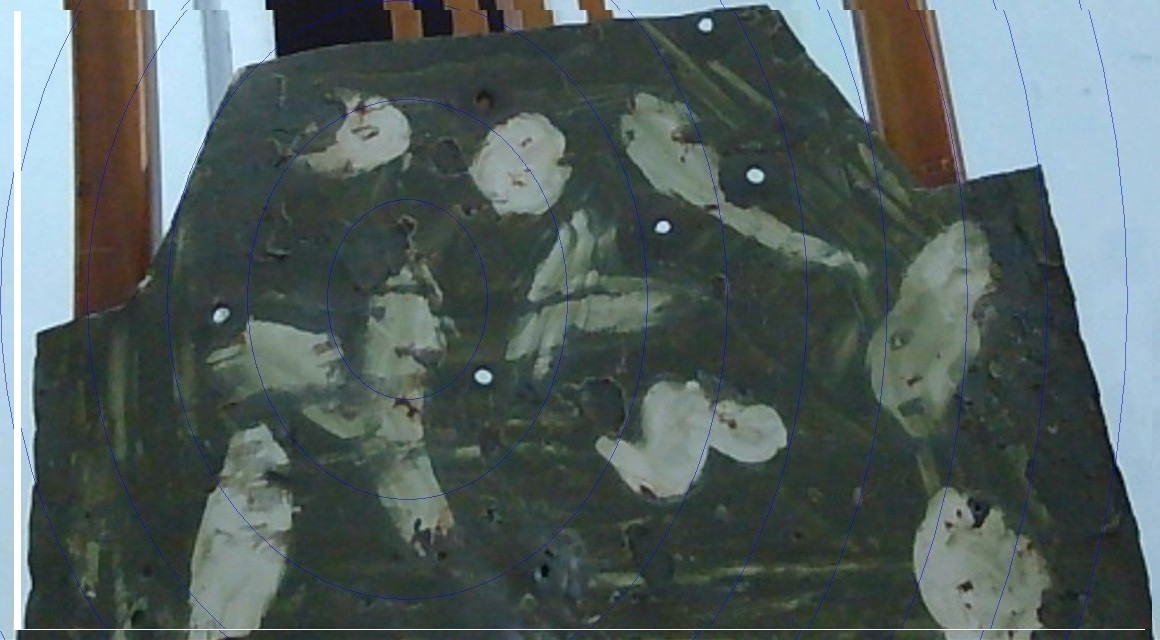
#> input picture test-1-2.jpg, 1160 x 640 px, found by its file name
$ python otsu_thresholding.py
#> lines starting #> are read from the running program, lines starting #| are printed output that depends on the picture; after the words box and inside, x2 and y2 are one past the last pixel; in counts of white or black regions, pixels touching at a corner belong together
import cv2

# Load the image in grayscale
image = cv2.imread('./Images/Lane1/test-1-2.jpg', cv2.IMREAD_GRAYSCALE)
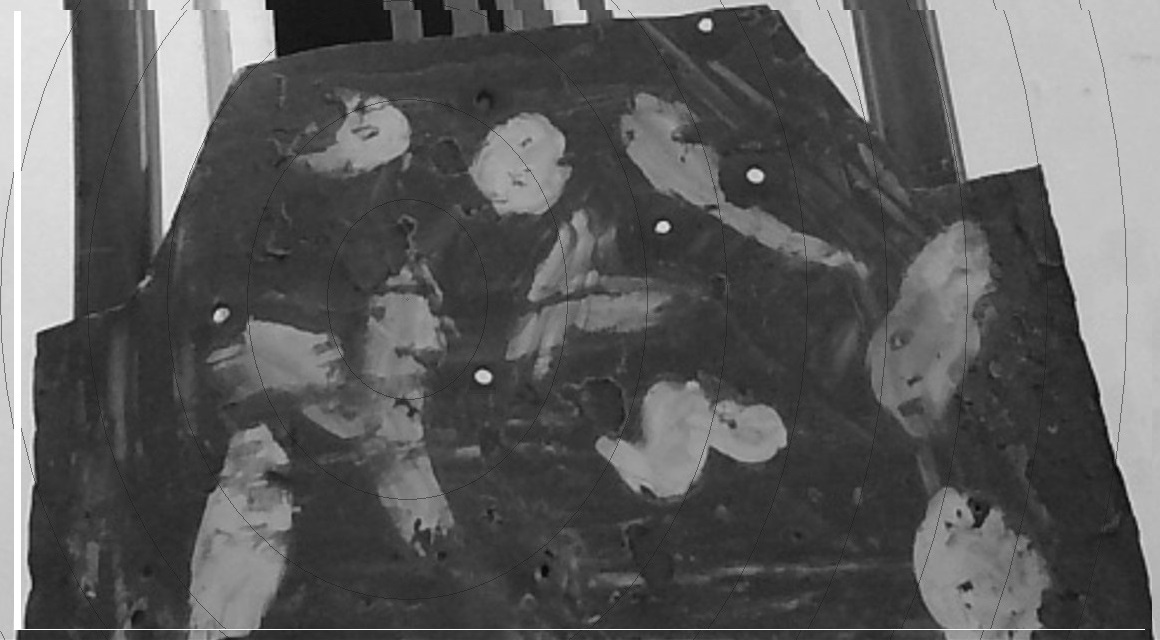
#> image: shape (640, 1160); min 4, max 255, mean 92.8

# Apply Otsu's thresholding
_, otsu_thresh = cv2.threshold(image, 0, 255, cv2.THRESH_BINARY + cv2.THRESH_OTSU)
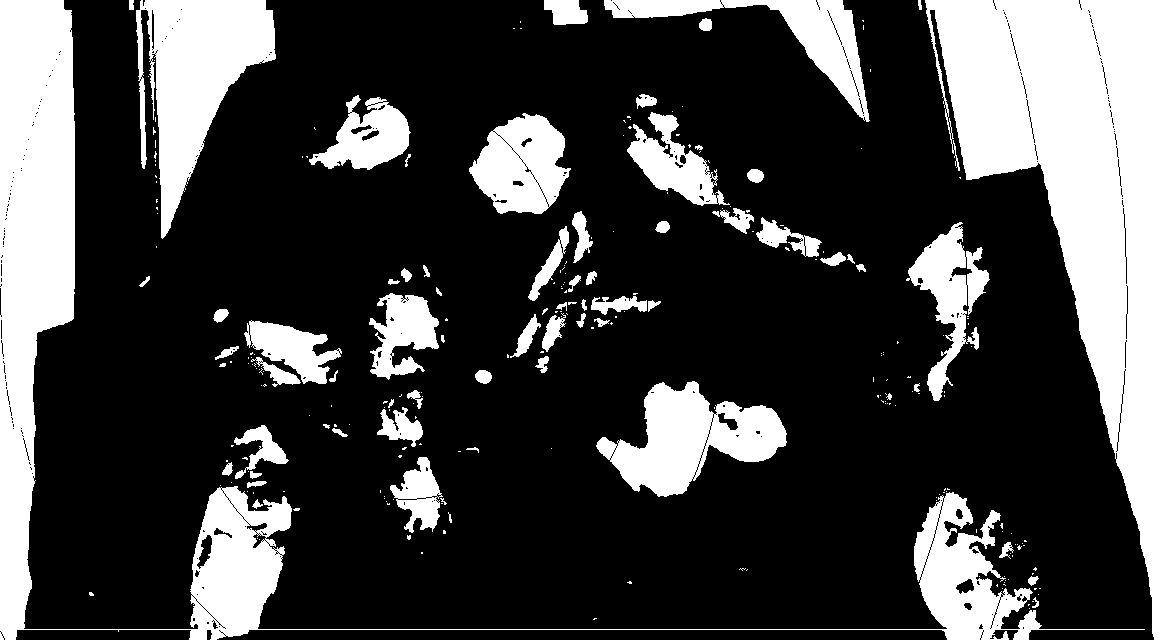
#> otsu_thresh: shape (640, 1160); 26% white; 261 white regions (193 under 20 px), largest, box (x1, y1, x2, y2) and area: (925, 0, 1160, 640) 63423, (0, 0, 1145, 640) 54468, (136, 0, 276, 239) 16278

# Display the result
cv2.imshow("Otsu's Thresholded Image", otsu_thresh)
cv2.waitKey(0)
cv2.destroyAllWindows()
